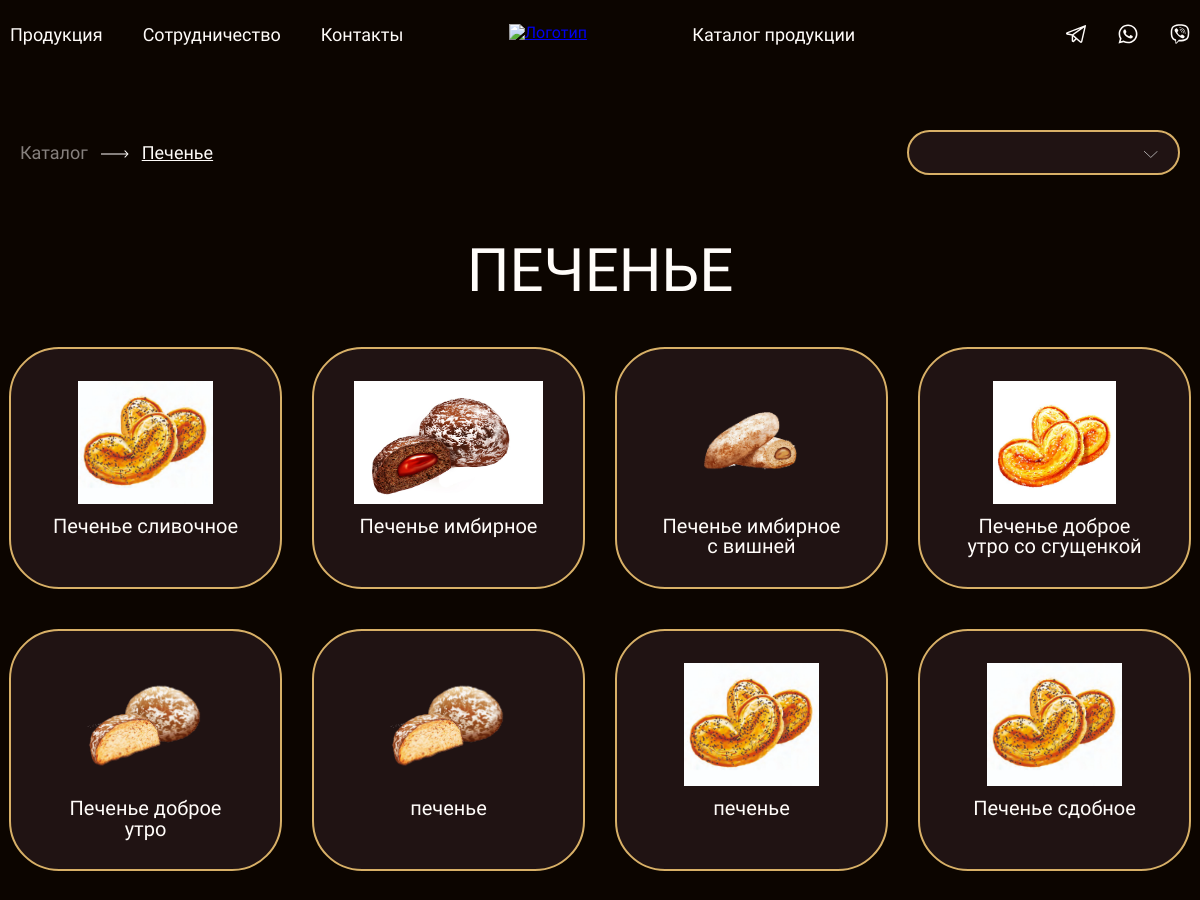
Before: /category/cookies/ (upper part) with the older database file.
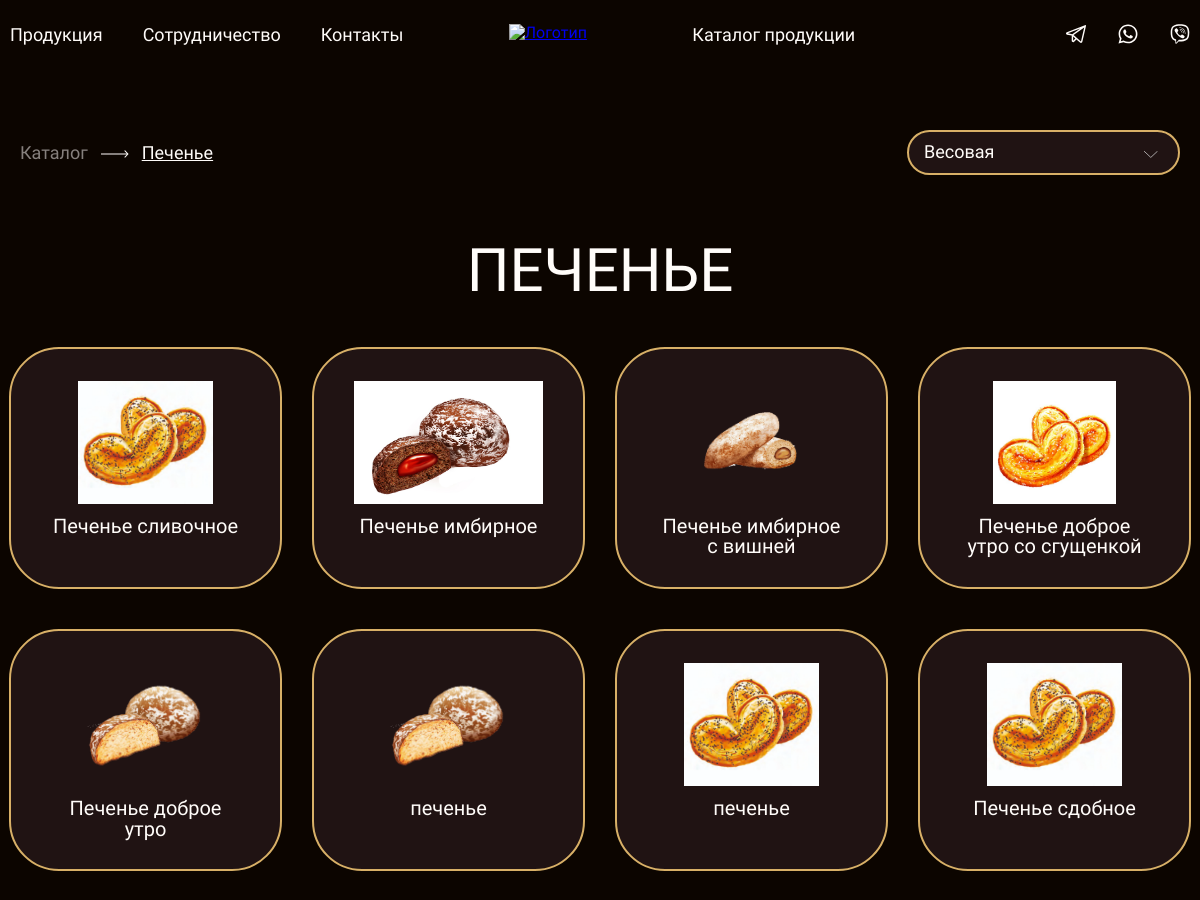
After: the same page with the newer database file.
### pages/models.py (models this page shows, shortened)
class Category(models.Model):
    title = models.CharField(max_length=100, verbose_name='Название категории')
    slug = models.SlugField(
        unique=True,
        help_text='Ввести краткое название на латиннице, которое будет добавляться к основному url для адреса категории')
    photo = models.ImageField(
        verbose_name='Изображение',
        blank=True,
        upload_to='category_images')
    class Meta:
        verbose_name = 'Категория продукции'
        verbose_name_plural = 'Категории продукции'

class Product(models.Model):
    pub_date = models.DateTimeField('Дата загрузки', auto_now=True)
    photo = models.ImageField(
        verbose_name='Фото продукта',
        blank=True,
        upload_to='product_images')
    weight_category = models.ForeignKey(
        WeightCategory,
        blank=True,
        null=True, on_delete=models.CASCADE,
        related_name='products',
        verbose_name='Весовая категория',)
    weight = models.CharField(verbose_name='Вес', max_length=10)
    title = models.CharField(verbose_name='Название', max_length=100)
    packaging = models.CharField(verbose_name='Виды упаковки', max_length=100,blank=True)
    expiration_date = models.CharField(
        verbose_name='Срок годности',
        max_length=15)
    quantity_a = models.CharField(
        verbose_name='Количество вложения',
        blank=True,
        null=True,
        max_length=15)
    category = models.ForeignKey(
        Category,
        blank=True,
        null=True, on_delete=models.CASCADE,
        related_name='products',
        verbose_name='Категория',)
    class Meta:
        verbose_name = 'Продукт'
        verbose_name_plural = 'Продукты'

class WeightCategory(models.Model):
    title = models.CharField(max_length=100, verbose_name='фасовка')
    class Meta:
        verbose_name = 'Категория фасовки'
        verbose_name_plural = 'Категории фасовки'
    def __str__(self):
        return self.title

### pages/views.py (the view)
# urls.py: path('category/<slug:slug>/', category, name='category'),
def category(request, slug):
    category = get_object_or_404(Category, slug=slug)
    category_id=category.id
    products = category.products.all()
    form = WeightForm(request.POST)
    if form.is_valid():
        weight_category = form.cleaned_data.get('title')
        products = weight_category.products.filter(category_id=category_id)
        page_obj = paginate_products(request, products)
        return render(request, 'pages/category.html', {'category': category, 'page_obj': page_obj, 'form': form})
    page_obj = paginate_products(request, products)
    return render(request, 'pages/category.html', {'category': category, 'page_obj': page_obj, 'form': form})

### pages/forms.py
class WeightForm(forms.ModelForm):
    title = forms.ModelChoiceField(empty_label=None, queryset=WeightCategory.objects.all(),
    widget=forms.widgets.Select(
      attrs={'class': 'filter__input'}))
    class Meta:
        model =  WeightCategory
        fields = ['title']

### pages/utils.py (called while the page is built)
def paginate_products(request,products):
    paginator = Paginator(products, 12)
    page_number = request.GET.get('page')
    return paginator.get_page(page_number)

### pages/templates/pages/category.html (shortened to what this page needs)
{% extends "base.html" %}
{% load static %}
{% block content %}
<main class="content">
  <section class="category">
    <div class="category__nav">
      <nav class="breadcrumbs">
        <a href="{% url 'katalog' %}" class="breadcrumbs__link">Каталог</a>
        <span class="breadcrumbs__arrow_active"></span>
        <a href="" class="breadcrumbs__link breadcrumbs__link_active">{{category.title}}</a>
      </nav>
      <form action="" class="filter__form" method="post">{% csrf_token %}
        <div class="filter__input-container">
          {{form.title}}
        </div>
      </form>
    </div>
    <h1 class="category__title">{{category.title}}</h1>
    <ul class="table">
      {%for i in page_obj%}
      <li class="table__item-container">
        <a class="table__link" href="{% url 'product' i.id %}">
          <div class="table__item">
              <img class="table__image" src= {{i.photo.url}} alt={{i.title}}>
              <p class="table__text">{{i.title}}</p>
          </div>
        </a>
      </li>
      {% endfor %}
    </ul>
  </section>
</main>
{% endblock content %}

### pages/templates/base.html (shortened to what this page needs)
<!DOCTYPE html>
{% load static %}
<html lang="ru">
<head>
  <link rel="stylesheet" href="{% static 'pages/index.css' %}">
</head>
<body class="root">
  {% include "header.html" %}
  {% block content%}{% endblock content %}
</body>
</html>

### pages/templates/header.html (shortened to what this page needs)
{% load static %}
<header class="header" id="header">
  <div class="header__nav">
    <nav class="header__nav-container">
      <ul class="header__nav-list">
        <li class="header__nav-item">
          <a href="{% url 'index' %}#products" class="link header__link" title="Продукция">Продукция</a>
        </li>
        <li class="header__nav-item">
          <a href="{% url 'contacts' %}" class="link header__link" title="Сотрудничество">Сотрудничество</a>
        </li>
        <li class="header__nav-item">
          <a href="#contacts" class="link header__link" title="Контакты">Контакты</a>
        </li>
      </ul>
      <a href="{% url 'index' %}">
        <img src="{%static './images/logo.svg'%}" alt="Логотип" class="header__logo">
      </a>
      <a href="{% url 'katalog' %}" class="link header__link" title="Каталог продукции">Каталог продукции</a>
      <ul class="header__socials">
        <li class="header__socials-item">
          <a href="https://t.me/+79107896111" class="header__link" target="_blank" title="Telegram">
            <img src="{%static './images/telegram-icon.svg'%}" class="header__socials-icon" alt="Telegram">
          </a>
        </li>
        <li class="header__socials-item">
          <a href="https://wa.me/qr/6FKWRRJBMQFMF1" class="header__link" target="_blank" title="WhatsApp">
            <img src="{%static './images/whatsapp-icon.svg'%}" class="header__socials-icon" alt="WhatsApp">
          </a>
        </li>
        <li class="header__socials-item">
          <a href="https://viber.click/79107896111" class="header__link" target="_blank" title="Viber">
            <img src="{%static './images/viber-icon.svg'%}" class="header__socials-icon" alt="Viber">
          </a>
        </li>
      </ul>
    </nav>
  </div>
</header>

### pages/templates/footer.html (shortened to what this page needs)
{% load static %}

### static/pages/index.css (style rules this page uses)
html { -webkit-text-size-adjust:100%;line-height:1.15 }
body { margin:0 }
main { display:block }
h1 { font-size:2em;margin:.67em 0 }
a { background-color:transparent }
img { border-style:none }
button,input,optgroup,select,textarea { font-family:inherit;font-size:100%;line-height:1.15;margin:0 }
button,select { text-transform:none }
.root { -webkit-font-smoothing:antialiased;-moz-osx-font-smoothing:grayscale;background-color:#0c0500;font-family:Alice,serif;overflow-x:hidden;position:relative;text-rendering:optimizeLegibility }
:root { --color-gold:#d8b067;--color-light:#fffcf9;--color-dark:#201313;--title-font:Forum,serif;--width-max:1180px }
.content { display:grid;margin:0 auto;max-width:1440px;min-width:320px;row-gap:140px }
.link { align-self:baseline;color:#fff;display:flex;display:inline-block;font-size:16px;font-style:normal;font-weight:500;line-height:1.19;overflow:hidden;position:relative;text-decoration:none;transition:all .4s ease-in-out }
.link:before { background-color:#fff;bottom:0;content:"";height:1px;left:-100%;position:absolute;transition:all .3s ease-in-out;width:100% }
.header { display:flex;justify-content:space-between;margin:24px auto 0;max-width:1180px;width:100% }
.header__logo { grid-area:logo;margin:0 }
.header__link { color:var(--color-light);font-size:18px;font-weight:400;line-height:1.2 }
.header__nav-container { align-items:start;display:grid;grid-template-areas:"main logo catalog socials socials";justify-content:space-between;width:100% }
.header__nav { width:100% }
.header__nav-list { display:flex;gap:40px;grid-area:main;list-style:none;margin:0;padding:0 }
.header__socials { align-self:start;display:flex;gap:32px;grid-area:socials;justify-content:flex-end;list-style:none;margin:0;padding:0 }
.header__socials-icon { height:20px;width:20px }
.catalog,.category { margin:80px 0 0 }
.category__title { color:var(--color-light);font-family:var(--title-font);font-size:60px;font-weight:400;line-height:120%;margin:60px 0 40px;text-align:center;text-transform:uppercase }
.category__nav { align-items:center;display:flex;justify-content:space-between;margin:0 auto;max-width:var(--width-max);width:calc(100% - 40px) }
.table { display:grid;gap:40px 30px;grid-template-columns:repeat(auto-fit,minmax(230px,273px));justify-content:center;list-style:none;margin:0;padding:0;width:100% }
.table__item { align-items:center;background-color:var(--color-dark);border:2px solid var(--color-gold);border-radius:50px;box-sizing:border-box;display:flex;flex-direction:column;padding:32px 38px 24px;transition:all .4s ease-in-out;width:100% }
.table__item-container { display:flex;flex-grow:1;min-height:145px }
.table__link { -webkit-tap-highlight-color:rgba(0,0,0,0);display:flex;margin:0;padding:0;text-decoration:none;width:100% }
.table__text { color:var(--color-light);font-size:20px;font-weight:400;line-height:1.035;margin:12px 0 6px;text-align:center }
.table__image { height:123px;-o-object-fit:contain;object-fit:contain;-o-object-position:center;object-position:center;width:197px }
.breadcrumbs__link { color:rgba(255,252,249,.5);font-size:18px;font-weight:400;line-height:120%;text-decoration:none;white-space:nowrap }
.breadcrumbs__link_active { color:var(--color-light);cursor:default;pointer-events:none;text-decoration:underline }
.breadcrumbs__arrow_active:after { background-image:url(../images/arrow-active.svg) }
.breadcrumbs__arrow:after,.breadcrumbs__arrow_active:after { background-position:50%;background-repeat:no-repeat;background-size:28px;content:"";display:inline-block;height:10px;margin:0 9px;width:28px }
.filter__input-container { position:relative }
.filter__input-container:after { background-image:url(../images/filter-arrow.svg);background-repeat:no-repeat;background-size:contain;bottom:15%;content:"";height:15px;pointer-events:none;position:absolute;right:7%;transform:rotate(90deg);width:20px }
.filter__input { -webkit-appearance:none;-moz-appearance:none;appearance:none;background-color:var(--color-dark);border:none;border:2px solid var(--color-gold);border-radius:0;border-radius:30px;color:var(--color-light);font-size:18px;font-style:normal;font-weight:400;padding:10px 15px;width:273px }

Changed rows visible on the page:
added WeightCategory: title "Весовая"
